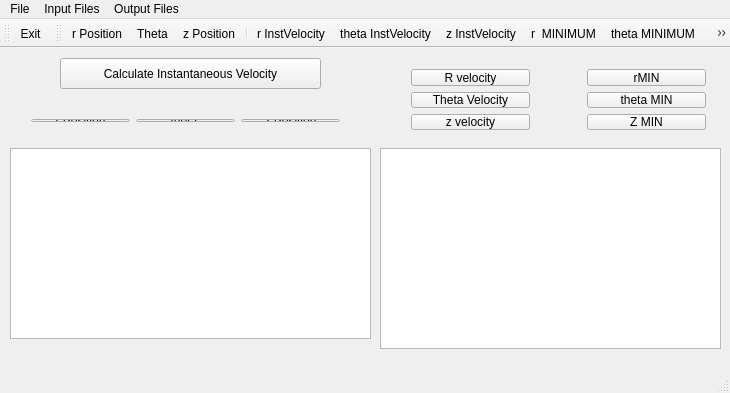
<?xml version="1.0" encoding="UTF-8"?>
<ui version="4.0">
 <class>MainWindow</class>
 <widget class="QMainWindow" name="MainWindow">
  <property name="geometry">
   <rect>
    <x>0</x>
    <y>0</y>
    <width>730</width>
    <height>393</height>
   </rect>
  </property>
  <property name="windowTitle">
   <string>InstVelocity</string>
  </property>
  <property name="windowIcon">
   <iconset>
    <normaloff>C:/Users/Lipika/Pictures/Icons/New folder/images (4).jpg</normaloff>C:/Users/Lipika/Pictures/Icons/New folder/images (4).jpg</iconset>
  </property>
  <property name="iconSize">
   <size>
    <width>40</width>
    <height>50</height>
   </size>
  </property>
  <property name="tabShape">
   <enum>QTabWidget::Triangular</enum>
  </property>
  <widget class="QWidget" name="centralWidget">
   <widget class="QPushButton" name="pushButton">
    <property name="geometry">
     <rect>
      <x>60</x>
      <y>10</y>
      <width>261</width>
      <height>31</height>
     </rect>
    </property>
    <property name="text">
     <string>Calculate Instantaneous Velocity</string>
    </property>
   </widget>
   <widget class="QTextBrowser" name="textBrowser">
    <property name="geometry">
     <rect>
      <x>10</x>
      <y>100</y>
      <width>361</width>
      <height>191</height>
     </rect>
    </property>
   </widget>
   <widget class="QTextBrowser" name="textBrowser1">
    <property name="geometry">
     <rect>
      <x>380</x>
      <y>100</y>
      <width>341</width>
      <height>201</height>
     </rect>
    </property>
   </widget>
   <widget class="QWidget" name="">
    <property name="geometry">
     <rect>
      <x>576</x>
      <y>10</y>
      <width>141</width>
      <height>83</height>
     </rect>
    </property>
    <layout class="QVBoxLayout" name="verticalLayout_2">
     <item>
      <widget class="QPushButton" name="pushButton_4">
       <property name="text">
        <string>rMIN</string>
       </property>
      </widget>
     </item>
     <item>
      <widget class="QPushButton" name="pushButton_5">
       <property name="text">
        <string>theta MIN</string>
       </property>
      </widget>
     </item>
     <item>
      <widget class="QPushButton" name="pushButton_7">
       <property name="text">
        <string>Z MIN</string>
       </property>
      </widget>
     </item>
    </layout>
   </widget>
   <widget class="QWidget" name="">
    <property name="geometry">
     <rect>
      <x>400</x>
      <y>10</y>
      <width>141</width>
      <height>83</height>
     </rect>
    </property>
    <layout class="QVBoxLayout" name="verticalLayout_3">
     <item>
      <widget class="QPushButton" name="pushButton_2">
       <property name="text">
        <string>R velocity</string>
       </property>
      </widget>
     </item>
     <item>
      <widget class="QPushButton" name="pushButton_3">
       <property name="text">
        <string>Theta Velocity</string>
       </property>
      </widget>
     </item>
     <item>
      <widget class="QPushButton" name="pushButton_6">
       <property name="text">
        <string>z velocity</string>
       </property>
      </widget>
     </item>
    </layout>
   </widget>
   <widget class="QWidget" name="">
    <property name="geometry">
     <rect>
      <x>20</x>
      <y>60</y>
      <width>331</width>
      <height>25</height>
     </rect>
    </property>
    <layout class="QHBoxLayout" name="horizontalLayout">
     <item>
      <widget class="QPushButton" name="pushButton_8">
       <property name="text">
        <string>r Position</string>
       </property>
      </widget>
     </item>
     <item>
      <widget class="QPushButton" name="pushButton_9">
       <property name="text">
        <string>theta </string>
       </property>
      </widget>
     </item>
     <item>
      <widget class="QPushButton" name="pushButton_10">
       <property name="text">
        <string>z Position</string>
       </property>
      </widget>
     </item>
    </layout>
   </widget>
  </widget>
  <widget class="QMenuBar" name="menuBar">
   <property name="geometry">
    <rect>
     <x>0</x>
     <y>0</y>
     <width>730</width>
     <height>21</height>
    </rect>
   </property>
   <widget class="QMenu" name="menuFile">
    <property name="title">
     <string>File</string>
    </property>
    <addaction name="separator"/>
    <addaction name="separator"/>
    <addaction name="actionExit"/>
   </widget>
   <widget class="QMenu" name="menuPostion_Files">
    <property name="title">
     <string>Input Files</string>
    </property>
    <addaction name="actionR_Position"/>
    <addaction name="actionTheta"/>
    <addaction name="actionZ_Position"/>
   </widget>
   <widget class="QMenu" name="menuOutput_Files">
    <property name="title">
     <string>Output Files</string>
    </property>
    <addaction name="actionTheta_InstVelocity"/>
    <addaction name="actionZ_InstVelocity"/>
    <addaction name="actionR_MINIMUM"/>
    <addaction name="actionTheta_MINIMUM"/>
    <addaction name="actionZ_MINIMUM"/>
   </widget>
   <addaction name="menuFile"/>
   <addaction name="menuPostion_Files"/>
   <addaction name="menuOutput_Files"/>
  </widget>
  <widget class="QToolBar" name="mainToolBar">
   <attribute name="toolBarArea">
    <enum>TopToolBarArea</enum>
   </attribute>
   <attribute name="toolBarBreak">
    <bool>false</bool>
   </attribute>
   <addaction name="actionExit"/>
  </widget>
  <widget class="QStatusBar" name="statusBar"/>
  <widget class="QToolBar" name="toolBar">
   <property name="windowTitle">
    <string>toolBar</string>
   </property>
   <attribute name="toolBarArea">
    <enum>TopToolBarArea</enum>
   </attribute>
   <attribute name="toolBarBreak">
    <bool>false</bool>
   </attribute>
   <addaction name="actionR_Position"/>
   <addaction name="actionTheta"/>
   <addaction name="actionZ_Position"/>
   <addaction name="separator"/>
   <addaction name="actionR_InstVelocity"/>
   <addaction name="actionTheta_InstVelocity"/>
   <addaction name="actionZ_InstVelocity"/>
   <addaction name="actionR_MINIMUM"/>
   <addaction name="actionTheta_MINIMUM"/>
   <addaction name="actionZ_MINIMUM"/>
  </widget>
  <action name="actionExit">
   <property name="icon">
    <iconset>
     <normaloff>C:/Users/Lipika/Pictures/Icons/images (17).jpg</normaloff>C:/Users/Lipika/Pictures/Icons/images (17).jpg</iconset>
   </property>
   <property name="text">
    <string>Exit</string>
   </property>
  </action>
  <action name="actionR_Position">
   <property name="icon">
    <iconset>
     <normaloff>C:/Users/Lipika/Pictures/Icons/r.jpg</normaloff>C:/Users/Lipika/Pictures/Icons/r.jpg</iconset>
   </property>
   <property name="text">
    <string>r Position</string>
   </property>
  </action>
  <action name="actionTheta">
   <property name="icon">
    <iconset>
     <normaloff>C:/Users/Lipika/Pictures/Icons/theta.jpg</normaloff>C:/Users/Lipika/Pictures/Icons/theta.jpg</iconset>
   </property>
   <property name="text">
    <string>Theta</string>
   </property>
  </action>
  <action name="actionZ_Position">
   <property name="icon">
    <iconset>
     <normaloff>C:/Users/Lipika/Pictures/Icons/z.jpg</normaloff>C:/Users/Lipika/Pictures/Icons/z.jpg</iconset>
   </property>
   <property name="text">
    <string>z Position</string>
   </property>
  </action>
  <action name="actionR_InstVelocity">
   <property name="icon">
    <iconset>
     <normaloff>C:/Users/Lipika/Pictures/Icons/vr.png</normaloff>C:/Users/Lipika/Pictures/Icons/vr.png</iconset>
   </property>
   <property name="text">
    <string>r InstVelocity</string>
   </property>
  </action>
  <action name="actionTheta_InstVelocity">
   <property name="icon">
    <iconset>
     <normaloff>C:/Users/Lipika/Pictures/Icons/vtheta.png</normaloff>C:/Users/Lipika/Pictures/Icons/vtheta.png</iconset>
   </property>
   <property name="text">
    <string>theta InstVelocity</string>
   </property>
  </action>
  <action name="actionZ_InstVelocity">
   <property name="icon">
    <iconset>
     <normaloff>C:/Users/Lipika/Pictures/Icons/vz.png</normaloff>C:/Users/Lipika/Pictures/Icons/vz.png</iconset>
   </property>
   <property name="text">
    <string>z InstVelocity</string>
   </property>
  </action>
  <action name="actionR_MINIMUM">
   <property name="icon">
    <iconset>
     <normaloff>C:/Users/Lipika/Pictures/Icons/rmin.png</normaloff>C:/Users/Lipika/Pictures/Icons/rmin.png</iconset>
   </property>
   <property name="text">
    <string>r  MINIMUM</string>
   </property>
   <property name="toolTip">
    <string>r  MINIMUM</string>
   </property>
  </action>
  <action name="actionTheta_MINIMUM">
   <property name="icon">
    <iconset>
     <normaloff>C:/Users/Lipika/Pictures/Icons/theta min.png</normaloff>C:/Users/Lipika/Pictures/Icons/theta min.png</iconset>
   </property>
   <property name="text">
    <string>theta MINIMUM</string>
   </property>
  </action>
  <action name="actionZ_MINIMUM">
   <property name="icon">
    <iconset>
     <normaloff>C:/Users/Lipika/Pictures/Icons/zmin.png</normaloff>C:/Users/Lipika/Pictures/Icons/zmin.png</iconset>
   </property>
   <property name="text">
    <string>z MINIMUM</string>
   </property>
  </action>
 </widget>
 <layoutdefault spacing="6" margin="11"/>
 <resources/>
 <connections/>
</ui>
